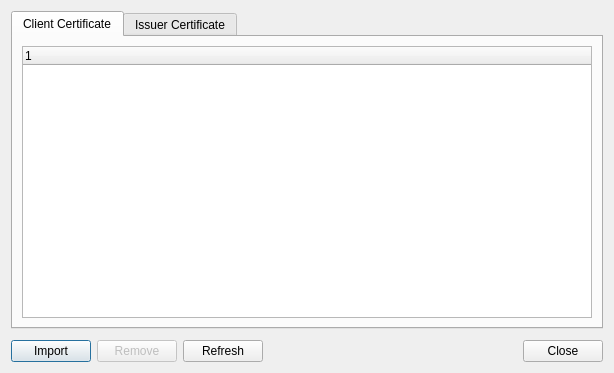
<?xml version="1.0" encoding="UTF-8"?>
<ui version="4.0">
 <class>ManageCertificate</class>
 <widget class="QDialog" name="ManageCertificate">
  <property name="geometry">
   <rect>
    <x>0</x>
    <y>0</y>
    <width>620</width>
    <height>392</height>
   </rect>
  </property>
  <property name="windowTitle">
   <string>Certificate manage</string>
  </property>
  <layout class="QVBoxLayout" name="verticalLayout">
   <property name="sizeConstraint">
    <enum>QLayout::SetFixedSize</enum>
   </property>
   <item>
    <widget class="QTabWidget" name="tabWidget">
     <property name="minimumSize">
      <size>
       <width>540</width>
       <height>0</height>
      </size>
     </property>
     <property name="currentIndex">
      <number>0</number>
     </property>
     <widget class="QWidget" name="tabClientCerts">
      <property name="sizePolicy">
       <sizepolicy hsizetype="Preferred" vsizetype="Preferred">
        <horstretch>0</horstretch>
        <verstretch>0</verstretch>
       </sizepolicy>
      </property>
      <attribute name="title">
       <string>Client Certificate</string>
      </attribute>
      <layout class="QVBoxLayout" name="verticalLayout_5">
       <item>
        <widget class="QTreeWidget" name="trvClientCerts">
         <property name="minimumSize">
          <size>
           <width>570</width>
           <height>270</height>
          </size>
         </property>
         <attribute name="headerShowSortIndicator" stdset="0">
          <bool>false</bool>
         </attribute>
         <column>
          <property name="text">
           <string notr="true">1</string>
          </property>
         </column>
        </widget>
       </item>
      </layout>
     </widget>
     <widget class="QWidget" name="tabIssuerCerts">
      <attribute name="title">
       <string>Issuer Certificate</string>
      </attribute>
      <layout class="QVBoxLayout" name="verticalLayout_3">
       <item>
        <widget class="QTreeWidget" name="trvIssuerCerts">
         <attribute name="headerShowSortIndicator" stdset="0">
          <bool>false</bool>
         </attribute>
         <column>
          <property name="text">
           <string notr="true">1</string>
          </property>
         </column>
        </widget>
       </item>
      </layout>
     </widget>
    </widget>
   </item>
   <item>
    <spacer name="verticalSpacer">
     <property name="orientation">
      <enum>Qt::Vertical</enum>
     </property>
     <property name="sizeType">
      <enum>QSizePolicy::Fixed</enum>
     </property>
     <property name="sizeHint" stdset="0">
      <size>
       <width>20</width>
       <height>5</height>
      </size>
     </property>
    </spacer>
   </item>
   <item>
    <layout class="QHBoxLayout" name="horizontalLayout">
     <item>
      <widget class="QPushButton" name="cmdImport">
       <property name="text">
        <string>Import</string>
       </property>
      </widget>
     </item>
     <item>
      <widget class="QPushButton" name="cmdRemove">
       <property name="enabled">
        <bool>false</bool>
       </property>
       <property name="text">
        <string>Remove</string>
       </property>
      </widget>
     </item>
     <item>
      <widget class="QPushButton" name="cmdRefresh">
       <property name="text">
        <string>Refresh</string>
       </property>
      </widget>
     </item>
     <item>
      <spacer name="horizontalSpacer">
       <property name="orientation">
        <enum>Qt::Horizontal</enum>
       </property>
       <property name="sizeHint" stdset="0">
        <size>
         <width>120</width>
         <height>20</height>
        </size>
       </property>
      </spacer>
     </item>
     <item>
      <widget class="QPushButton" name="cmdClose">
       <property name="text">
        <string>Close</string>
       </property>
      </widget>
     </item>
    </layout>
   </item>
  </layout>
 </widget>
 <resources/>
 <connections/>
</ui>
